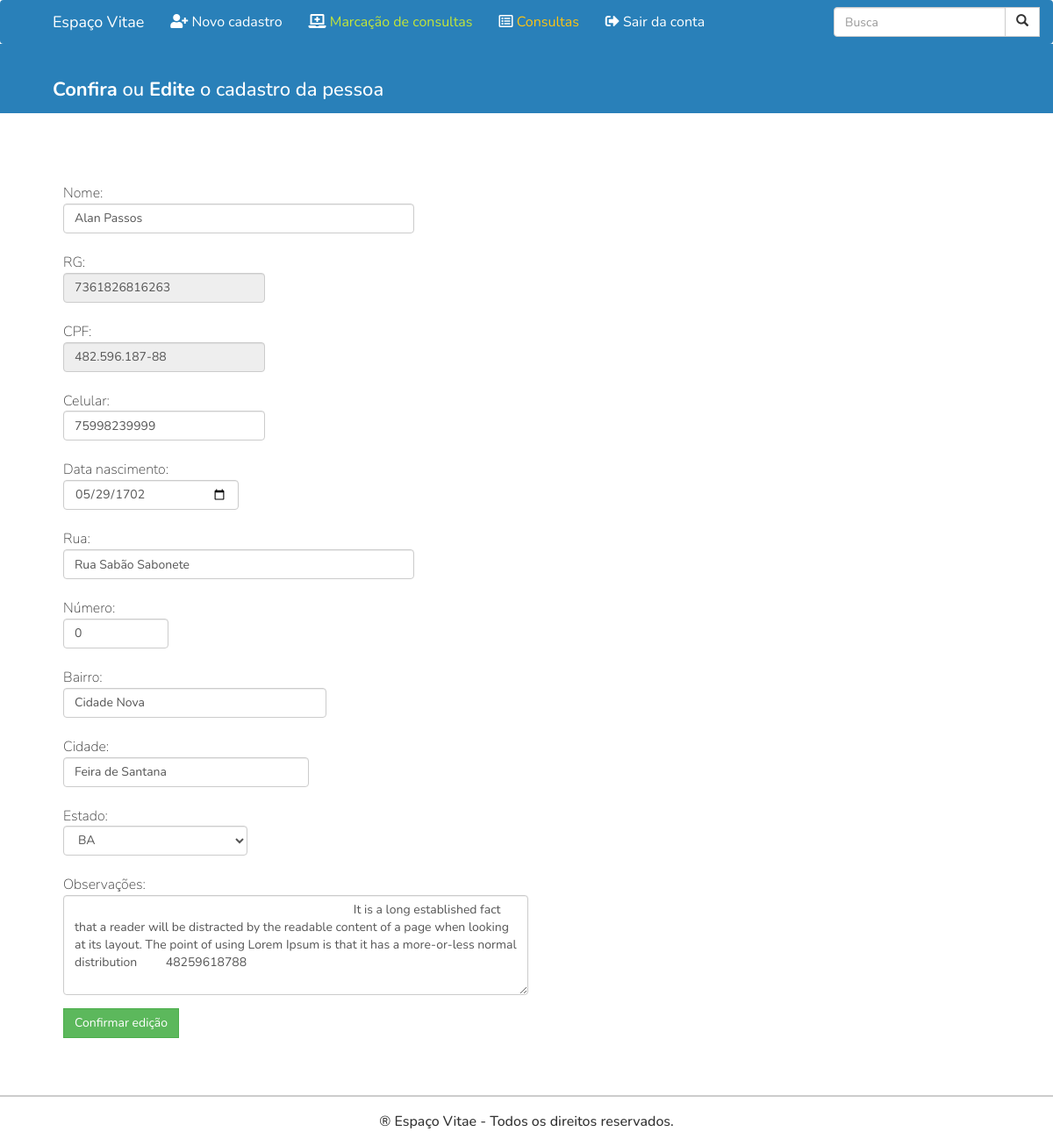
/editarcadastro.php?search=Alan Passos (signed in), run on the app's committed database.
### tables this page shows
CREATE TABLE `cadastro_pessoa` (
  `id_pessoa` int(11) NOT NULL,
  `nome` varchar(30) NOT NULL,
  `rg` varchar(15) NOT NULL,
  `cpf` varchar(15) NOT NULL,
  `celular` varchar(12) NOT NULL,
  `data_nascimento` varchar(10) NOT NULL,
  `rua` varchar(50) NOT NULL,
  `numero` int(11) NOT NULL,
  `bairro` varchar(50) NOT NULL,
  `cidade` varchar(50) NOT NULL,
  `estado` varchar(2) NOT NULL,
  `sexo` varchar(1) NOT NULL,
  `observacoes` varchar(500) NOT NULL
);

### editarcadastro.php (the view, shortened to what this page needs)
<?php
	include_once 'layout/header.php';
	include_once 'DB/connection.php';
	$name = $_GET['search'];
?>
<?php
    $consulta = ("SELECT * FROM cadastro_pessoa WHERE nome = '$name' ");
    $conn = $db->query($consulta) or die($mysqli->error);
    while($dado = $conn->fetch_array()){
?>
<div class="titulos">
    <h2><strong>Confira</strong> ou <strong>Edite</strong> o cadastro da pessoa</h2>
</div>
<div class="container">
    <div class="container-dois">
    <form class="form-horizontal" action="updateCadastro.php" id="meuForm" method="POST">
        <div class="form-group">
            <label class="control-label" for="name">Nome:</label>
                <input type="name" class="form-control input-nome" id="nome" placeholder="Informe o Nome" name="nome"
                value="<?php echo $dado['nome']; ?>">
        </div>
        <div class="form-group">
            <label class="control-label" for="rg">RG:</label>
                <input type="number" class="form-control input-rg" id="rg" placeholder="Informe o RG" name="rg"
                width="100px" value="<?php echo $dado['rg']; ?>" readonly>
        </div>
        <div class="form-group">
            <label class="control-label" for="cpf">CPF:</label>
                <input type="text" class="form-control input-cpf" id="cpf" placeholder="Informe o CPF" name="cpf"
                maxlength="14" pattern="[\d.-]{14}" value="<?php echo $dado['cpf']; ?>" readonly>
        </div>
        <div class="form-group">
            <label class="control-label" for="celular">Celular:</label>
                <input type="tel" class="form-control input-celular" id="celular" placeholder="Informe o Celular" name="celular" value="<?php echo $dado['celular']; ?>">
        </div>
        <div class="form-group">
            <label class="control-label" for="data_nascimento">Data nascimento:</label>
                <input type="date" class="form-control input-data-nascimento" id="data_nascimento" placeholder="Informe a Data de Nascimento"
                    name="data_nascimento" value="<?php echo $dado['data_nascimento']; ?>">
        </div>
        <div class="form-group">
            <label class="control-label" for="rua">Rua:</label>
                <input type="text" class="form-control input-rua" id="rua" placeholder="Informe a Rua" name="rua" value="<?php echo $dado['rua']; ?>">
        </div>
        <div class="form-group">
            <label class="control-label" for="numero">Número:</label>
                <input type="number" class="form-control input-numero" id="numero" placeholder="Nº casa"
                    name="numero" value="<?php echo $dado['numero']; ?>">
        </div>
        <div class="form-group">
            <label class="control-label" for="bairro">Bairro:</label>
                <input type="text" class="form-control input-bairro" id="bairro" placeholder="Informe o Bairro" name="bairro" value="<?php echo $dado['bairro']; ?>">
        </div>
        <div class="form-group">
            <label class="control-label" for="cidade">Cidade:</label>
                <input type="text" value="Feira de Santana" class="form-control input-cidade" id="cidade"
                    placeholder="Informe a Cidade" name="cidade" value="<?php echo $dado['cidade']; ?>">
        </div>
        <div class="form-group">
            <label class="control-label" for="estado">Estado:</label>
                <select class="form-control" id="estado" name="estado">
                    <option value="<?php echo $dado['estado']; ?>"><?php echo $dado['estado']; ?></option>
                </select>
        </div>
        <div class="form-group text-area-align">
            <label class="control-label" for="observacoes">Observações:</label>
                <textarea class="form-control" id="observacoes" name="observacoes" rows="5">
                    <?php echo $dado['observacoes']; ?>
                </textarea>
        </div>
        <div class="form-group">
            <button type="submit" class="btn btn-success">Confirmar edição</button>
        </div>
    </form>
    </div>
</div>
<?php }?>
<?php include_once 'layout/footer.php' ?>

### assets/css/main.css (style rules this page uses)
h3, body { font-family: 'Nunito', sans-serif !important; font-size: 16px !important; }
label { font-weight: 200 !important; }
.container-dois { max-width: 500px; min-height: 400px; margin-left: 5%; }
.btn { border-radius: 0px !important; }
.container { max-width: 1172px !important; min-height: 400px; }
.input-nome { width: 400px !important; }
.input-rg { width: 230px !important; }
.input-cpf { width: 230px !important; }
.input-celular { width: 230px !important; }
.input-data-nascimento { width: 200px !important; }
.input-rua { width: 400px !important; }
.input-numero { width: 120px !important; }
.input-bairro { width: 300px !important; }
.input-cidade { width: 280px !important; }
select { width: 210px !important; }
.container { max-width: 700px; margin: 50px; }
h2 { font-size: 22px !important; }
.titulos, .titulo-login { background-color: #2980b9; margin: 0px !important; padding: 20px 0px 5px 5%; }
.titulos h2 { color: white; }

### data on the page
cadastro_pessoa: nome "Alan Passos", rg "7361826816263", cpf "482.596.187-88", celular "75998239999", data_nascimento "05/29/1702", rua "Rua Sabão Sabonete", numero "0", bairro "Cidade Nova", cidade "Feira de Santana", estado "BA", observacoes "It is a long established fact that a reader will be distracted by the readable content of a page when looking at its layout. The point of using Lorem Ipsum is that it has a more-or-less normal distribution 48259618788"
